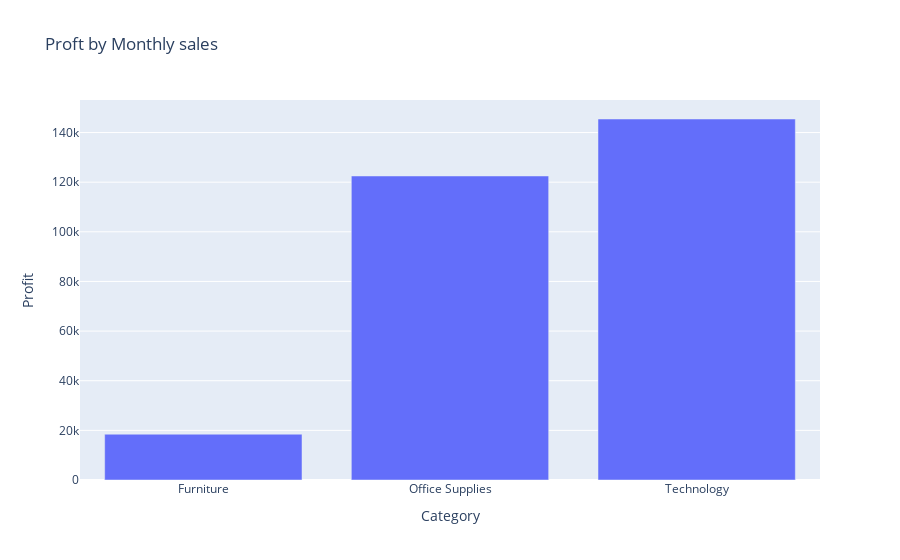

Notebook code cell kept with this figure:
### Code cell
graph=px.bar(profit_by_Category , x='Category' , y='Profit', title='Proft by Monthly sales')
graph.show()

### Figure 1 — Plotly figure (JSON) as saved in the notebook; plotly's stock layout.template omitted (floating-point values rounded to 4 significant figures)
{"data": [{"hovertemplate": "Category=%{x}<br>Profit=%{y}<extra></extra>", "legendgroup": "", "marker": {"color": "#636efa", "pattern": {"shape": ""}}, "name": "", "orientation": "v", "showlegend": false, "textposition": "auto", "type": "bar", "x": ["Furniture", "Office Supplies", "Technology"], "xaxis": "x", "y": [18450.0, 122500.0, 145500.0], "yaxis": "y"}], "layout": {"barmode": "relative", "legend": {"tracegroupgap": 0}, "title": {"text": "Proft by Monthly sales"}, "xaxis": {"anchor": "y", "domain": [0, 1], "title": {"text": "Category"}}, "yaxis": {"anchor": "x", "domain": [0, 1], "title": {"text": "Profit"}}}}
